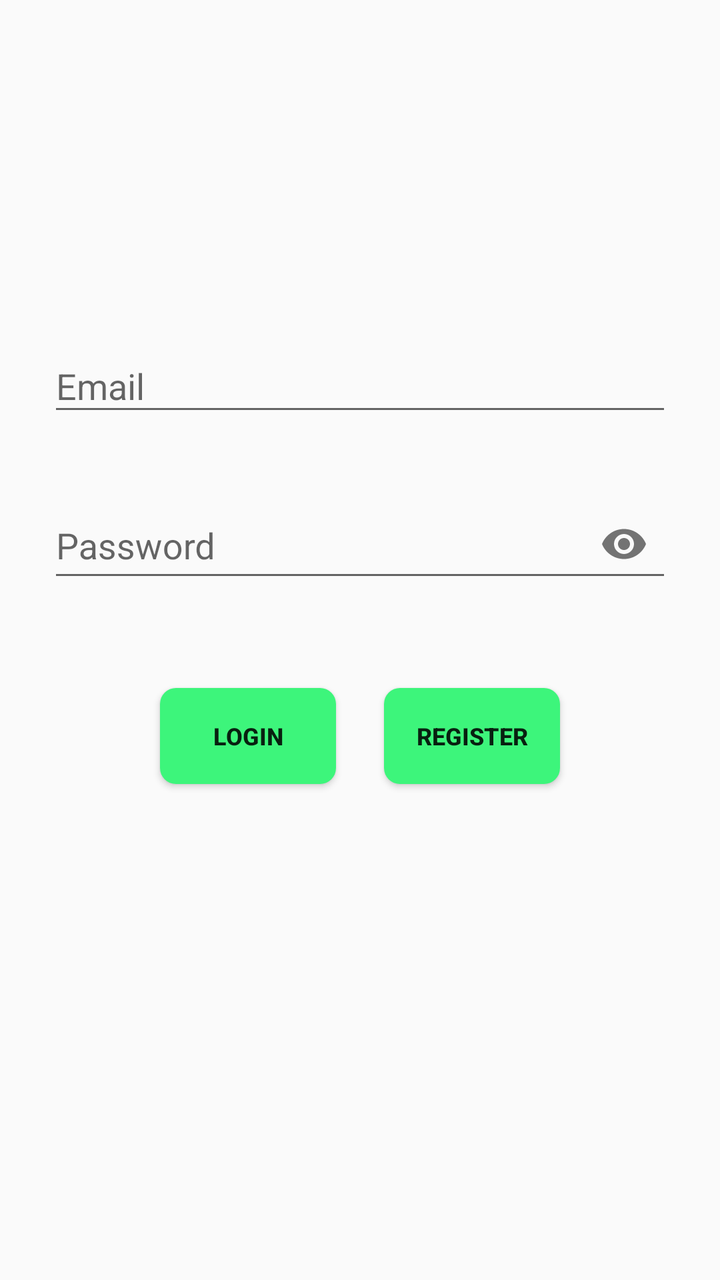
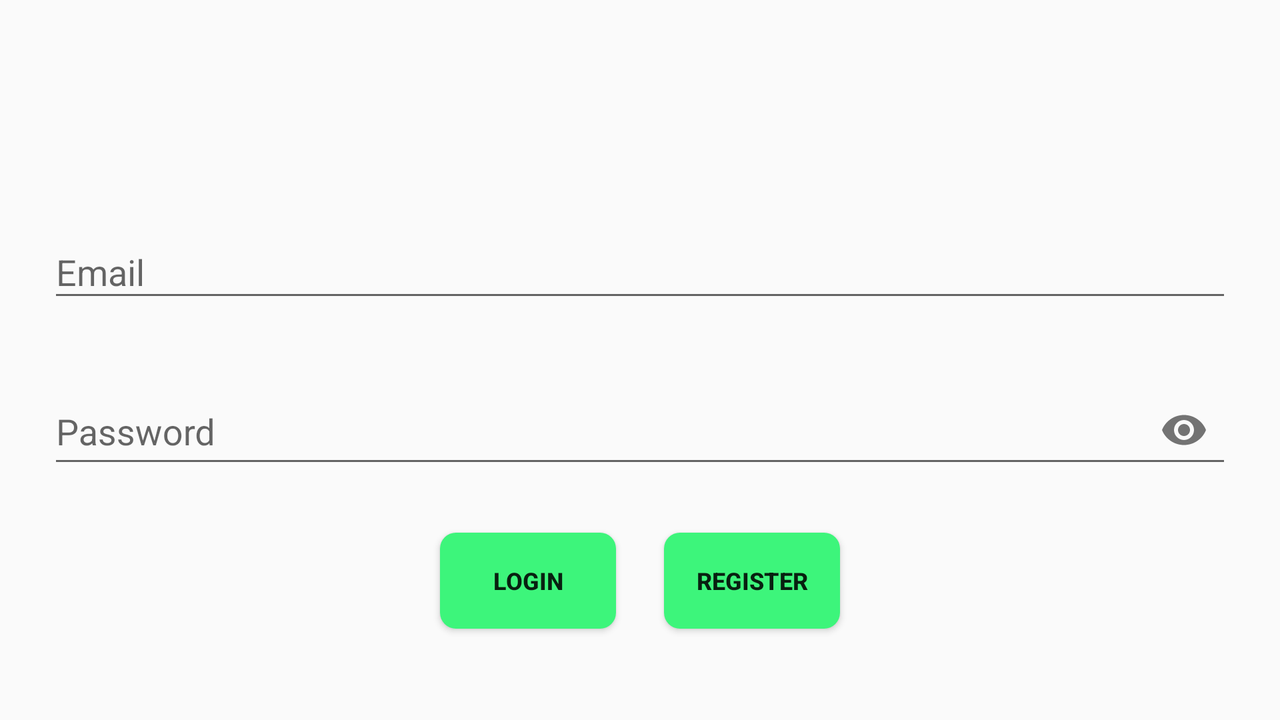

The same Android screen from two of the app's own layout files: first res/layout/ as a phone draws it, then the author's variant for another configuration, drawn on a device whose configuration selects that folder. Both files follow.
<!-- AndroidManifest.xml: application theme AppTheme -->
<!-- res/layout/fragment_login.xml -->
<?xml version="1.0" encoding="utf-8"?>
<androidx.constraintlayout.widget.ConstraintLayout xmlns:android="http://schemas.android.com/apk/res/android"
    xmlns:app="http://schemas.android.com/apk/res-auto"
    xmlns:tools="http://schemas.android.com/tools"
    android:layout_width="match_parent"
    android:layout_height="match_parent"
    tools:context=".views.LoginFragment">

    <com.google.android.material.textfield.TextInputLayout
        android:id="@+id/textInputLayout_email"
        android:layout_width="0dp"
        android:layout_height="wrap_content"
        android:layout_marginStart="24dp"
        android:layout_marginEnd="24dp"
        android:layout_marginBottom="24dp"
        app:layout_constraintBottom_toTopOf="@+id/textInputLayout"
        app:layout_constraintEnd_toEndOf="parent"
        app:layout_constraintHorizontal_bias="0.5"
        app:layout_constraintStart_toStartOf="parent">

        <EditText
            android:id="@+id/editText_email"
            android:layout_width="match_parent"
            android:layout_height="match_parent"
            android:autofillHints="@string/Email"
            android:ems="10"
            android:hint="@string/Email"
            android:inputType="textEmailAddress"
            app:layout_constraintEnd_toEndOf="parent"
            app:layout_constraintStart_toStartOf="parent" />
    </com.google.android.material.textfield.TextInputLayout>

    <com.google.android.material.textfield.TextInputLayout
        android:id="@+id/textInputLayout"
        android:layout_width="0dp"
        android:layout_height="wrap_content"
        android:layout_marginStart="24dp"
        android:layout_marginEnd="24dp"
        android:layout_marginBottom="24dp"
        app:layout_constraintBottom_toTopOf="@+id/guideline2"
        app:layout_constraintEnd_toEndOf="parent"
        app:layout_constraintHorizontal_bias="0.5"
        app:layout_constraintStart_toStartOf="parent"
        app:passwordToggleEnabled="true">

        <EditText
            android:id="@+id/editText_Password"
            android:layout_width="match_parent"
            android:layout_height="match_parent"
            android:autofillHints="@string/password"
            android:ems="10"
            android:hint="@string/password"
            android:inputType="textPassword"
            app:layout_constraintEnd_toEndOf="parent"
            app:layout_constraintStart_toStartOf="parent" />

    </com.google.android.material.textfield.TextInputLayout>

    <Button
        android:id="@+id/btn_CreateAccount"
        android:layout_width="wrap_content"
        android:layout_height="wrap_content"
        android:layout_marginTop="24dp"
        android:layout_marginEnd="12dp"
        android:background="@drawable/button"
        android:focusable="true"
        android:padding="2dp"
        android:text="@string/Login"
        android:textSize="12sp"
        android:textStyle="bold"
        app:layout_constraintEnd_toStartOf="@+id/btn_register"
        app:layout_constraintHorizontal_bias="0.5"
        app:layout_constraintHorizontal_chainStyle="packed"
        app:layout_constraintStart_toStartOf="parent"
        app:layout_constraintTop_toTopOf="@+id/guideline2" />

    <Button
        android:id="@+id/btn_register"
        android:layout_width="wrap_content"
        android:layout_height="wrap_content"
        android:layout_marginStart="12dp"
        android:layout_marginTop="24dp"
        android:background="@drawable/button"
        android:padding="2dp"
        android:text="@string/create_account"
        android:textSize="12sp"
        android:textStyle="bold"
        app:layout_constraintEnd_toEndOf="parent"
        app:layout_constraintHorizontal_bias="0.5"
        app:layout_constraintStart_toEndOf="@+id/btn_CreateAccount"
        app:layout_constraintTop_toTopOf="@+id/guideline2" />

    <androidx.constraintlayout.widget.Guideline
        android:id="@+id/guideline2"
        android:layout_width="wrap_content"
        android:layout_height="wrap_content"
        android:orientation="horizontal"
        app:layout_constraintGuide_percent="0.5" />

    <androidx.constraintlayout.widget.Barrier
        android:id="@+id/barrier"
        android:layout_width="wrap_content"
        android:layout_height="wrap_content"
        app:barrierDirection="end"
        tools:layout_editor_absoluteX="122dp" />


</androidx.constraintlayout.widget.ConstraintLayout>
<!-- resources referenced by this layout -->
<resources>
  <!-- drawable button (drawable) -->
  <?xml version="1.0" encoding="utf-8"?>
  <ripple xmlns:android="http://schemas.android.com/apk/res/android"
      xmlns:tools="http://schemas.android.com/tools"
      android:color="@android:color/white"
      tools:targetApi="lollipop">
      <item android:id="@android:id/background">
      <shape
          android:shape="rectangle">
          <solid android:color="@color/colorPrimaryDark" />
          <corners android:radius="8dp" />
      </shape>
      </item>
  </ripple>
  <string name="Email">Email</string>
  <string name="Login">Login</string>
  <string name="create_account">Register</string>
  <string name="password">Password</string>
  <style name="AppTheme" parent="Theme.AppCompat.DayNight.DarkActionBar">
          
          <item name="colorPrimary">@color/colorPrimary</item>
          <item name="colorPrimaryDark">@color/colorPrimaryDark</item>
          <item name="colorAccent">@color/colorAccent</item>
          <item name="android:windowContentTransitions">true</item>
      </style>
  <color name="colorPrimaryDark">#3DF57B</color>
  <color name="colorPrimary">#82FF9E</color>
  <color name="colorAccent">#54CCB2</color>
</resources>
<!-- res/layout-land/fragment_login.xml (the author's variant of the layout above) -->
<!-- drawn on the phone turned sideways -->
<?xml version="1.0" encoding="utf-8"?>
<androidx.constraintlayout.widget.ConstraintLayout xmlns:android="http://schemas.android.com/apk/res/android"
    xmlns:app="http://schemas.android.com/apk/res-auto"
    xmlns:tools="http://schemas.android.com/tools"
    android:layout_width="match_parent"
    android:layout_height="match_parent"
    tools:context=".views.LoginFragment">

    <com.google.android.material.textfield.TextInputLayout
        android:id="@+id/textInputLayout_email"
        android:layout_width="0dp"
        android:layout_height="wrap_content"
        android:layout_marginStart="24dp"
        android:layout_marginEnd="24dp"
        android:layout_marginBottom="24dp"
        app:layout_constraintBottom_toTopOf="@+id/guideline"
        app:layout_constraintEnd_toEndOf="parent"
        app:layout_constraintStart_toStartOf="parent">

        <EditText
            android:id="@+id/editText_email"
            android:layout_width="match_parent"
            android:layout_height="match_parent"
            android:autofillHints="@string/Email"
            android:ems="10"
            android:hint="@string/Email"
            android:inputType="textEmailAddress"
            app:layout_constraintEnd_toEndOf="parent"
            app:layout_constraintStart_toStartOf="parent" />
    </com.google.android.material.textfield.TextInputLayout>

    <com.google.android.material.textfield.TextInputLayout
        android:id="@+id/textInputLayout"
        android:layout_width="0dp"
        android:layout_height="wrap_content"
        android:layout_marginStart="24dp"
        android:layout_marginEnd="24dp"
        app:layout_constraintEnd_toEndOf="parent"
        app:layout_constraintHorizontal_bias="0.0"
        app:layout_constraintStart_toStartOf="parent"
        app:layout_constraintTop_toTopOf="@+id/guideline"
        app:passwordToggleEnabled="true">

        <EditText
            android:id="@+id/editText_Password"
            android:layout_width="match_parent"
            android:layout_height="match_parent"
            android:autofillHints="@string/password"
            android:ems="10"
            android:hint="@string/password"
            android:inputType="textPassword"
            app:layout_constraintEnd_toEndOf="parent"
            app:layout_constraintStart_toStartOf="parent" />

    </com.google.android.material.textfield.TextInputLayout>

    <Button
        android:id="@+id/btn_CreateAccount"
        android:layout_width="wrap_content"
        android:layout_height="wrap_content"
        android:layout_marginTop="16dp"
        android:layout_marginEnd="12dp"
        android:background="@drawable/button"
        android:focusable="true"
        android:padding="2dp"
        android:text="@string/Login"
        android:textSize="12sp"
        android:textStyle="bold"
        app:layout_constraintBottom_toBottomOf="parent"
        app:layout_constraintEnd_toStartOf="@+id/btn_register"
        app:layout_constraintHorizontal_bias="0.5"
        app:layout_constraintHorizontal_chainStyle="packed"
        app:layout_constraintStart_toStartOf="parent"
        app:layout_constraintTop_toBottomOf="@+id/textInputLayout"
        app:layout_constraintVertical_bias="0.196" />

    <Button
        android:id="@+id/btn_register"
        android:layout_width="wrap_content"
        android:layout_height="wrap_content"
        android:layout_marginStart="12dp"
        android:layout_marginTop="16dp"
        android:background="@drawable/button"
        android:padding="2dp"
        android:text="@string/create_account"
        android:textSize="12sp"
        android:textStyle="bold"
        app:layout_constraintBottom_toBottomOf="parent"
        app:layout_constraintEnd_toEndOf="parent"
        app:layout_constraintHorizontal_bias="0.5"
        app:layout_constraintStart_toEndOf="@+id/btn_CreateAccount"
        app:layout_constraintTop_toBottomOf="@+id/textInputLayout"
        app:layout_constraintVertical_bias="0.196" />

    <androidx.constraintlayout.widget.Guideline
        android:id="@+id/guideline"
        android:layout_width="wrap_content"
        android:layout_height="wrap_content"
        android:orientation="horizontal"
        app:layout_constraintGuide_percent="0.5" />


</androidx.constraintlayout.widget.ConstraintLayout>
